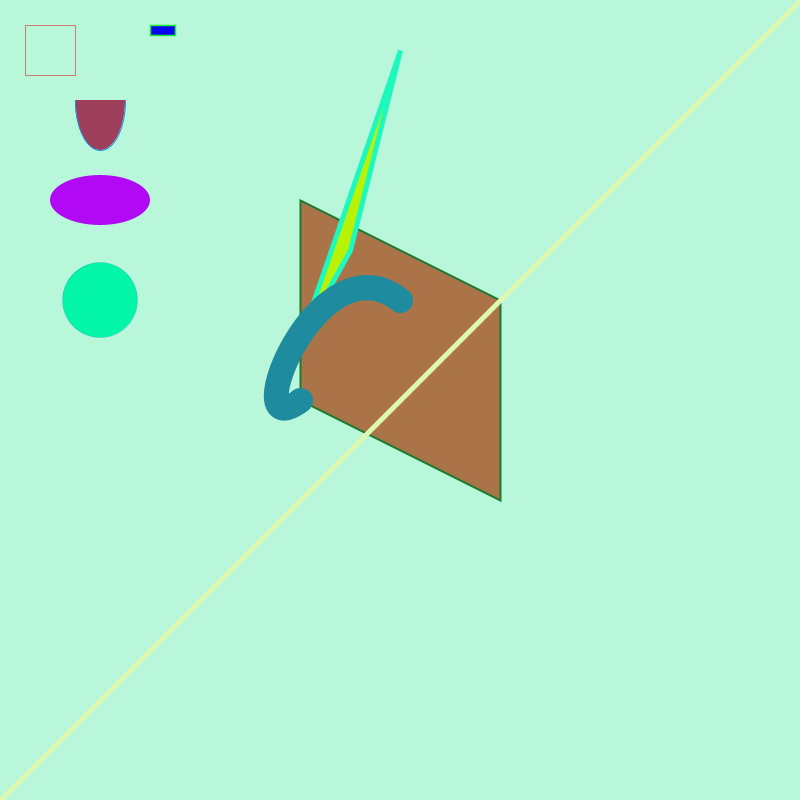
Frame 1 (no input)
Frame 60 (the mouse pressed at the canvas centre just before this capture): identical to frame 1, image omitted
Frame 120 (the mouse held since frame 60 and released just before this capture): identical to frame 1, image omitted

The Processing sketch that drew this single still picture (run headless with seeded random() and noise(); from frame 60 on, the mouse is pressed at the canvas centre):

// Processing sketch: shapePlay_styles
// ── shapePlay_styles.pde
// example demonstrating basic 2D primitives in processing

void setup() {
  size(800, 800);
  background(255);
}

void draw() {

  background(#b8f7d9);
  
  // style point
  stroke(#1d8bef);
  strokeWeight(5);
  //draw point
  point(400, 400);
  
  // style arc
  stroke(#1b8de4);
  strokeWeight(1);
  fill(#9d3f5a);
  // draw arc
  arc(100, 100, 50, 100, 0, PI);
  
  // style ellipse
  noStroke();
  fill(#b209f4);
  // draw ellipse
  ellipse(100, 200, 100, 50);
  
  // style circle
  stroke(#001bef);
  strokeWeight(0);
  fill(#03f6a7);
  // draw circle
  circle(100, 300, 75);
 
  // style square
  stroke(#db0903);
  strokeWeight(0.5);
  noFill();
  // draw square
  square(25, 25, 50);
  
  // style rectangle
  stroke(#1bef32);
  strokeWeight(1.5);
  fill(#0903f4);
  // draw rectangle
  rect(150, 25, 25, 10);

  // style quadrilateral
  stroke(#1d7830);
  strokeWeight(2);
  fill(#ab7348);
  // draw quadrilateral
  quad(300, 200, 300, 400, 500, 500, 500, 300);
  
  // style triangle
  stroke(#1df8be);
  strokeWeight(5);
  fill(#b9f204);
  // dsraw triangle
  triangle(350, 250, 300, 340, 400, 50);
  
  // style line
  stroke(#def8b1);
  strokeWeight(5);
  fill(#9f42b0);
  // draw line
  line(0, 800, 800, 0);
  
  // style curve
  stroke(#1e8b9f);
  strokeWeight(25);
  noFill();
  // draw curve
  curve(800, 800, 400, 300, 300, 400, 800, 0);
  
}
